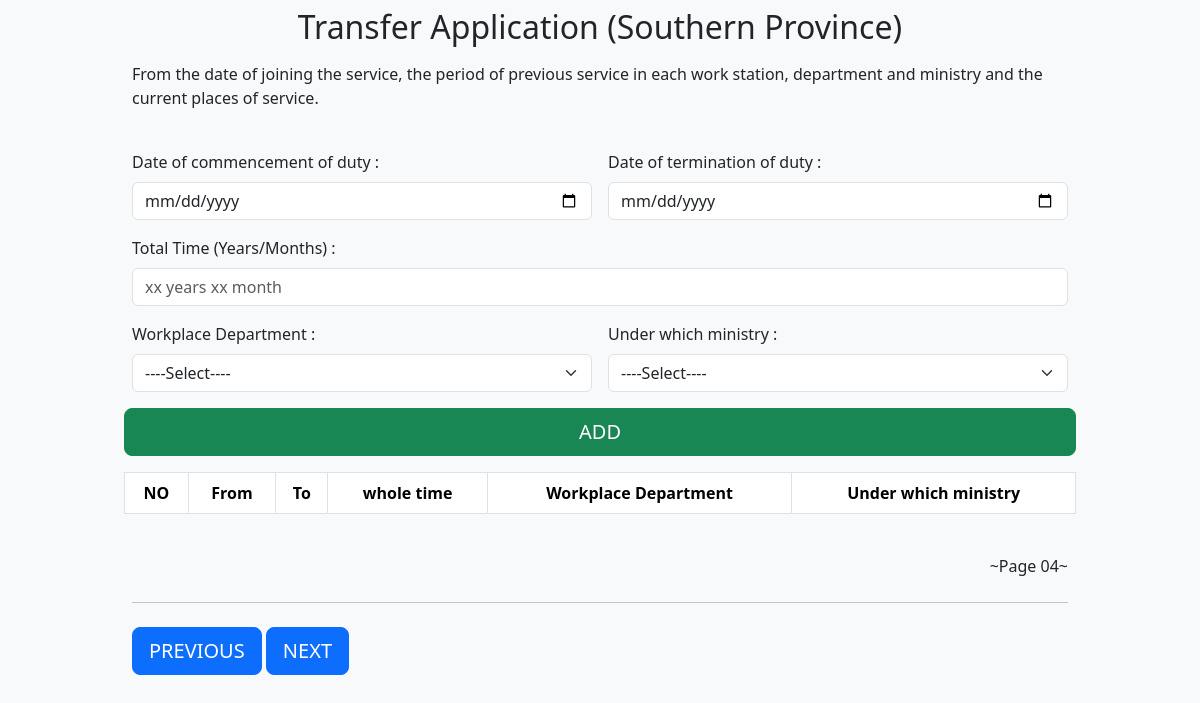
/eindex3.php, run on an earlier commit of the app's database.
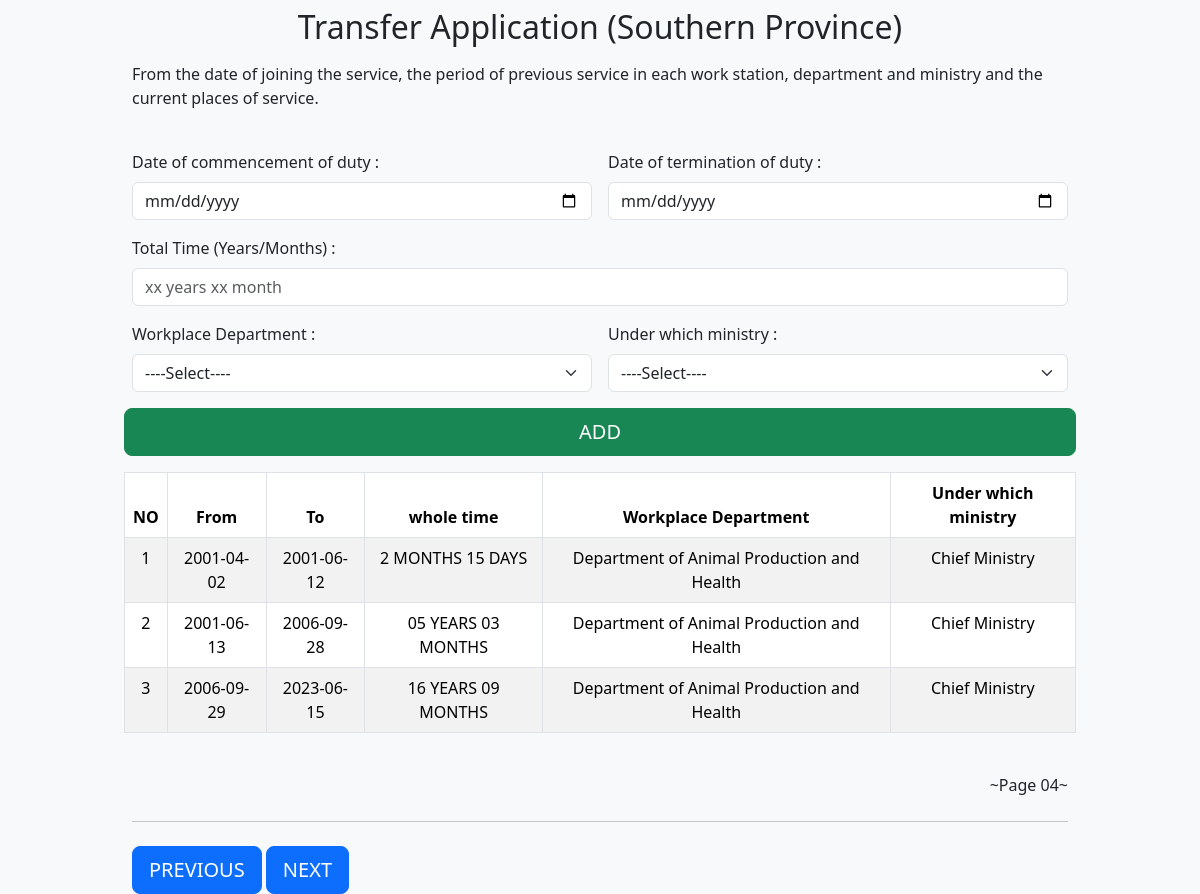
And on a later commit of the database.
### tables this page shows
CREATE TABLE IF NOT EXISTS `workdetail` (
  `aindex` int(10) NOT NULL AUTO_INCREMENT,
  `start` date NOT NULL,
  `end` date NOT NULL,
  `fulltime` varchar(20) NOT NULL,
  `department` varchar(100) NOT NULL,
  `ministry` varchar(200) NOT NULL,
  PRIMARY KEY (`aindex`)
);

### eindex3.php (the view, shortened to what this page needs)
<?php
 include "dbase.php";
 ?>
<!doctype html>
<html lang="en">
  <head>
    <link rel="stylesheet" href="bootstrap/css/bootstrap.min.css">
    <link href="css/form-validation.css" rel="stylesheet">
  </head>
  <body class="bg-light">
<div class="container">
  <main>
    <div class="py-2 text-center">
      <h2>Transfer Application (Southern Province)  </h2>
    </div>
    <div class="col-12">
      <p>From the date of joining the service, the period of previous service in each work station, department and ministry and the current places of service.  </p><br>
      <div class="row g-3">
        <div class="col-sm-6">
          <label for="" class="form-label">Date of commencement of duty : </label>
          <input type="date" class="form-control" id="from" placeholder="">
        </div>
        <div class="col-sm-6">
          <label for="" class="form-label">Date of termination of duty : </label>
          <input type="date" class="form-control" id="to" placeholder="">
        </div>
            <div class="col-12">
              <label for="inno" class="form-label">Total Time (Years/Months) :</label>
              <div class="input-group has-validation">
                <input type="text" class="form-control" id="fulltime"placeholder="xx years xx month " required>
              </div>
            </div>
            <div class="col-12">
              <div class="row g-3">
                <div class="col-sm-6">
                  <label for="mname" class="form-label">Workplace Department : </label>
                  <select name="type" id="department" class="form-control form-select" required>
                    <option value="" disabled hidden selected>----Select---- </option>
                </select>
                </div>
                <div class="col-sm-6">
                  <label for="mname" class="form-label">Under which ministry : </label>
                  <select name="type" id="ministry" class="form-control form-select" required>
                    <option value="" disabled hidden selected>----Select---- </option>
                </select>
</div>
                <br>
                <button class=" btn btn-success btn-lg" onclick ="adddata()" >ADD</button>
                          <table class="table table-bordered table-striped">
                              <thead>
                                  <tr>
                                      <th ><center>NO</center></th>
                                      <th ><center>From</center></th>
                                      <th ><center>To </center> </th>
                                      <th ><center>whole time</center></th>
                                      <th ><center>Workplace Department</center>  </th>
                                      <th ><center>Under which ministry</center>  </th>
                                  </tr>
                              </thead>
                              <tbody id="ttbl">
                                  <?php
                            $str1="SELECT * from workdetail";
                            $rs1=$bdd->query($str1) or die ("Error");
                            while ($row1=$rs1->fetch()){
                      ?>
                        <tr>
                            <td><center><?php echo $row1[0] ?></center></td>
                            <td><center><?php echo $row1[1] ?></center></td>
                            <td><center><?php echo $row1[2] ?></center></td>
                            <td><center><?php echo $row1[3] ?></center></td>
                            <td><center><?php echo $row1[4] ?></center></td>
                            <td><center><?php echo $row1[5] ?></center></td>
                            </tr>
                    <?php } ?>
                            </tbody>
                          </table>
    </div></div></div>
    <br>
          <p style="text-align: right;">~Page 04~</p>
                <hr class="my-4">
                 <a href="eindex2.php" class="btn btn-primary btn-lg">PREVIOUS </a>
                <a href="eindex4.php" class="btn btn-primary btn-lg">NEXT </a>
        </div>
      </div>
  </body>
</html>

### css/form-validation.css (style rules this page uses)
.container { max-width: 960px; }

What changed in the data, as far as the page shows it:
added workdetail: aindex "1", start "2001-04-02", end "2001-06-12", fulltime "2 MONTHS 15 DAYS", department "Department of Animal Production and Health", ministry "Chief Ministry"
added workdetail: aindex "2", start "2001-06-13", end "2006-09-28", fulltime "05 YEARS 03 MONTHS", department "Department of Animal Production and Health", ministry "Chief Ministry"
added workdetail: aindex "3", start "2006-09-29", end "2023-06-15", fulltime "16 YEARS 09 MONTHS", department "Department of Animal Production and Health", ministry "Chief Ministry"
